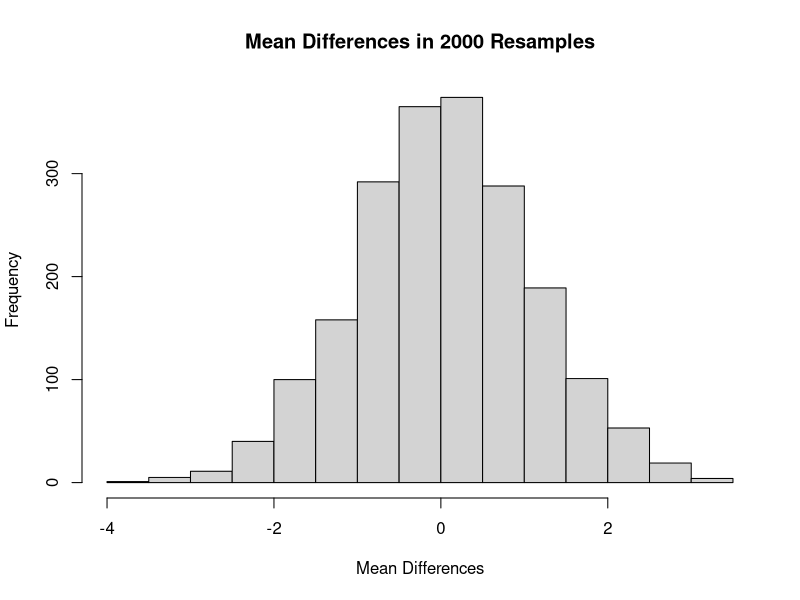
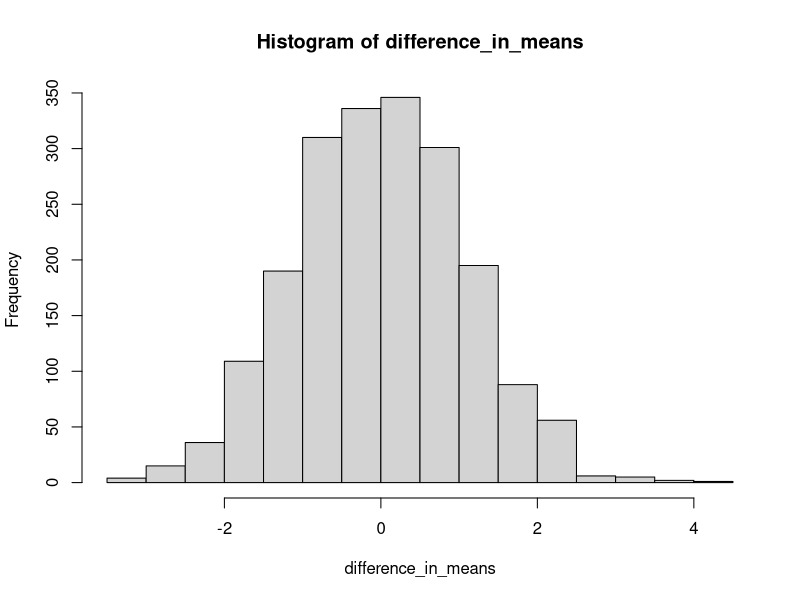
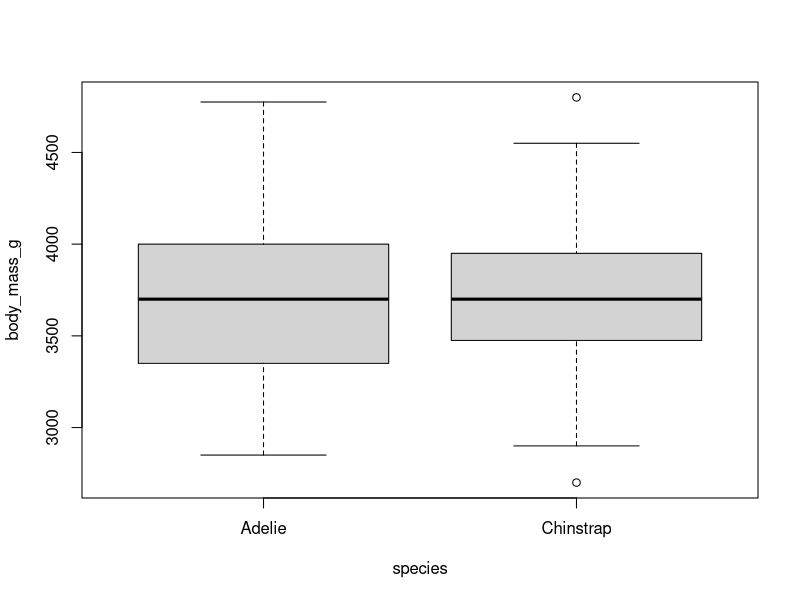
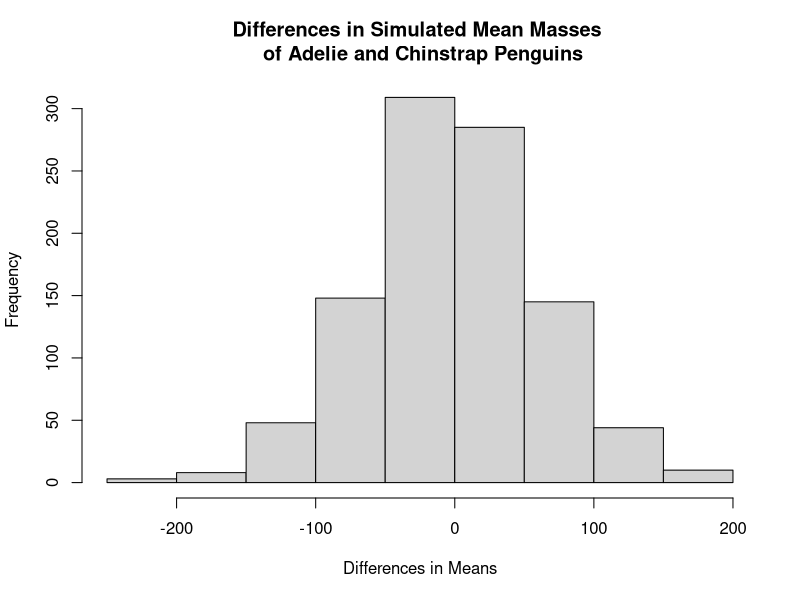

These figures' R source, in order:
## ---- chunk 1
require(palmerpenguins)
## ---- chunk 2
rm(list = ls())

sse_mean = function(x)
  {
  sd(x, na.rm=TRUE) / sqrt(sum(!is.na(x)))
}

sse_mean(penguins$body_mass_g)
sse_mean(mtcars$mpg)
## ---- chunk 3
two_group_resample = function(x, n_1, n_2)
{
  dat_1 = sample(x, n_1, replace = TRUE)
  dat_2 = sample(x, n_2, replace = TRUE)
  
  difference_in_means = 
    mean(dat_1, na.rm = TRUE) - mean(dat_2, na.rm = TRUE)
  
  return(difference_in_means)
}
## ---- chunk 4
two_group_resample2 = function(x, y, n_1, n_2)
{
  dat_1 = sample(x, n_1, replace = TRUE)
  dat_2 = sample(y, n_2, replace = TRUE)
  
  difference_in_means = 
    mean(dat_1, na.rm = TRUE) - mean(dat_2, na.rm = TRUE)
  
  return(difference_in_means)
}

adelie <- subset(penguins, species == "Adelie")
chinstrap <- subset(penguins, species == "Chinstrap")

two_group_resample2(adelie$flipper_length_mm, chinstrap$flipper_length_mm, 57, 109)

## ---- chunk 5
dat_pen <- subset(penguins, species != "Gentoo")
n = 2000
difference_in_means = c()
for (i in 1:n)
{
  difference_in_means = c(
    difference_in_means,
    two_group_resample(dat_pen$flipper_length_mm, 68, 152)
  )
}
hist(difference_in_means, xlab = "Mean Differences", main = "Mean Differences in 2000 Resamples")
## ---- chunk 6
n = 2000
difference_in_means = c()
for (i in 1:n)
{
  difference_in_means = c(
    difference_in_means,
    two_group_resample(dat_pen$flipper_length_mm, 68, 152)
  )
}
hist(difference_in_means)

t_test = t.test(dat_pen$flipper_length_mm ~ dat_pen$species)
t_test
diff_observed = round(diff(t_test$estimate), digits = 3)
print(diff_observed, digits = 3)

sum(abs(difference_in_means) >= diff_observed)
## ---- chunk 7
dat_pen = droplevels(subset(penguins, species != "Gentoo"))
boxplot(body_mass_g ~ species, data = dat_pen)
## ---- chunk 8
agg_means = aggregate(
  body_mass_g ~ species, 
  data = dat_pen, 
  FUN = "mean", 
  na.rm = TRUE)
diff_crit = diff(agg_means[, 2])

agg_means
diff_crit
## ---- chunk 9
n = 1000
difference_in_means_mass = c()
for (i in 1:n)
{
  difference_in_means_mass = c(
    difference_in_means_mass,
    two_group_resample(dat_pen$body_mass_g, 68, 152)
  )
}

sum(abs(difference_in_means_mass) >= diff_crit)
## ---- chunk 10
hist(difference_in_means_mass, main = "Differences in Simulated Mean Masses \n of Adelie and Chinstrap Penguins", 
     xlab = "Differences in Means")
